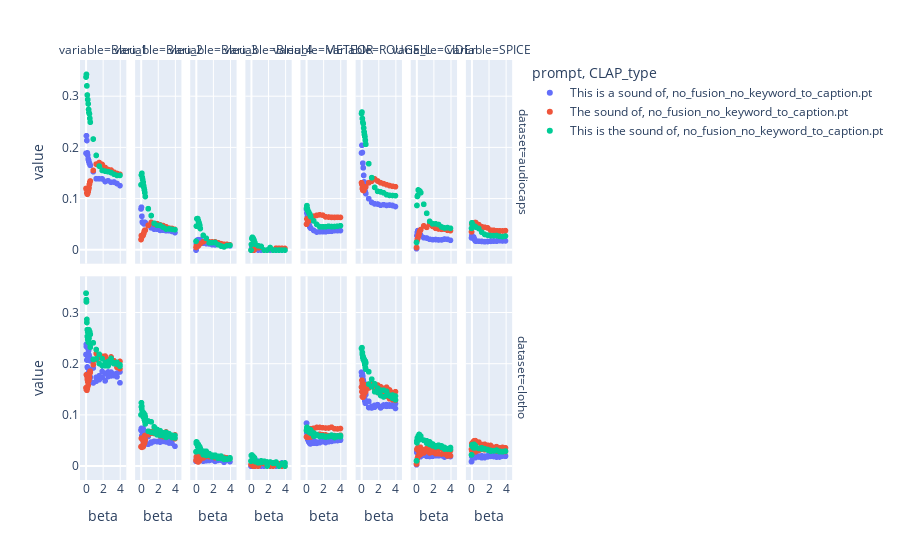

Notebook source saved alongside this figure:
### Code cell
fig = px.scatter(data_long, x="beta", y="value", facet_col='variable', color='prompt', facet_row='dataset', symbol="CLAP_type", hover_name="included_prompt_in_magic_num")
fig.show()
